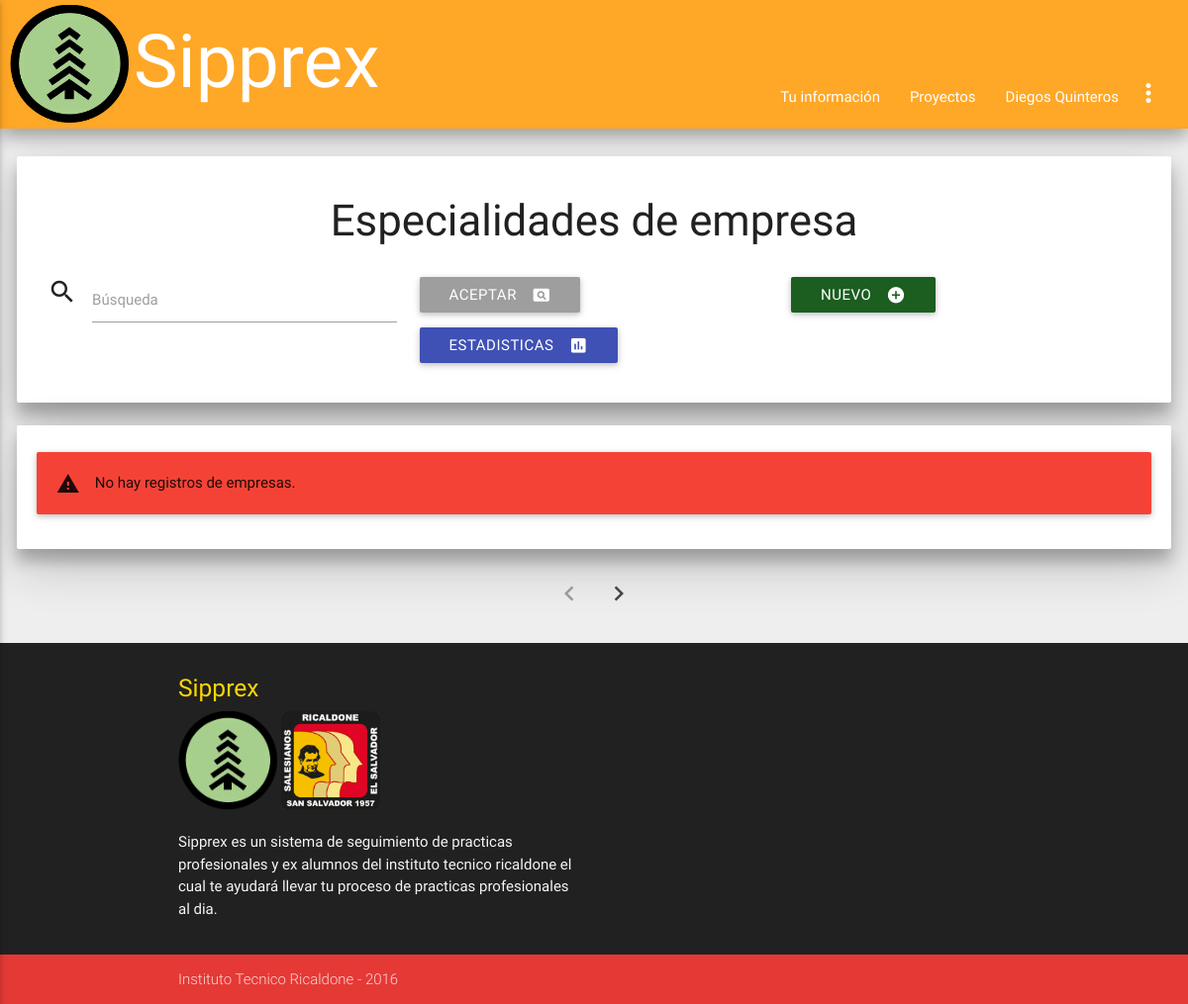
The page /admin/empresaes_read.php (signed in) on the database as committed earlier.
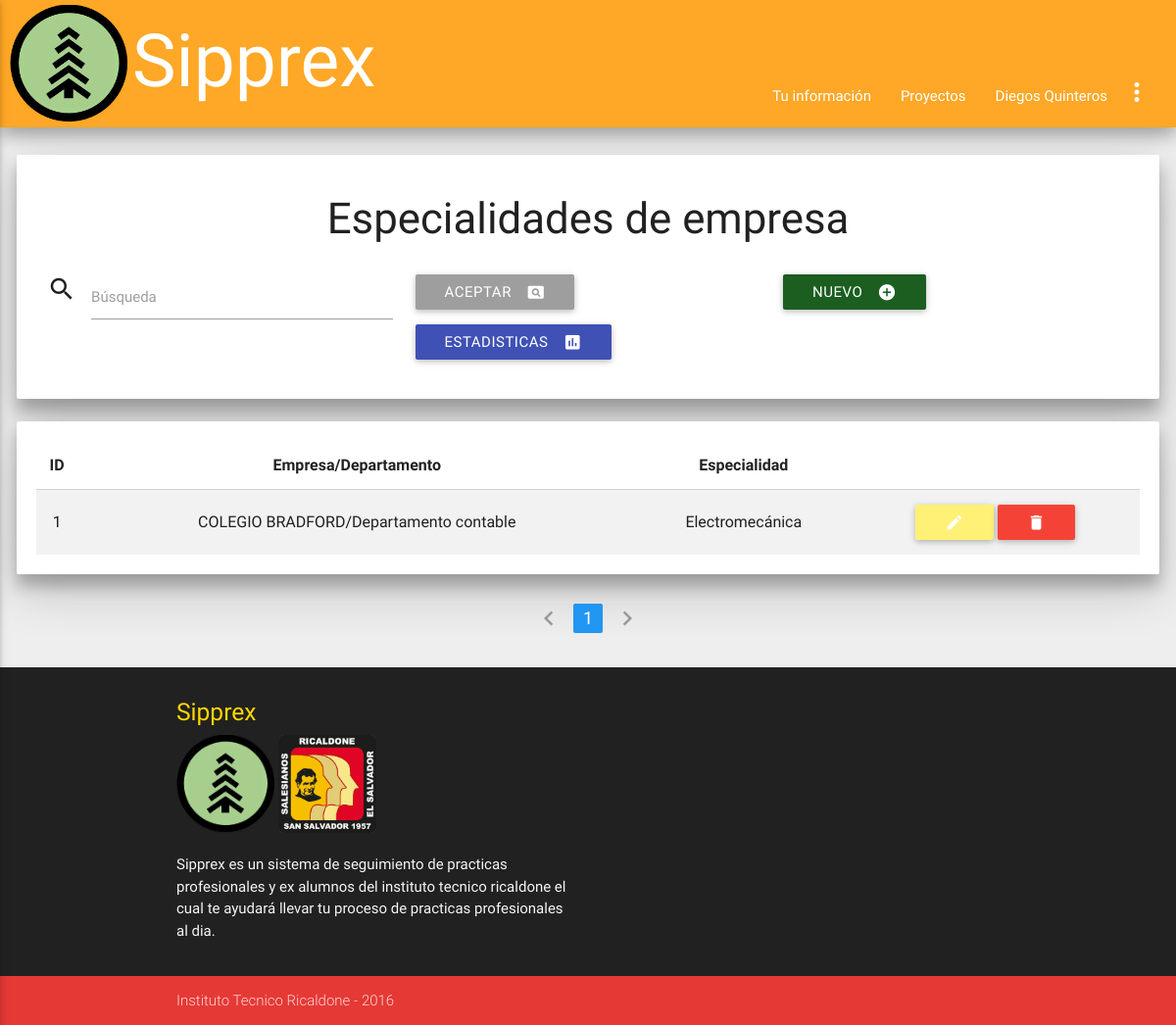
The same page on the database as committed later.
### tables this page shows
CREATE TABLE `espeempresa` (
  `id_espeempresa` int(11) NOT NULL,
  `empresa` int(11) NOT NULL,
  `especialidad` int(11) NOT NULL
);

CREATE TABLE `empresas` (
  `id_empresa` int(11) NOT NULL,
  `nombre_empresa` varchar(83) NOT NULL,
  `rubro` varchar(73) NOT NULL,
  `direccion` varchar(158) NOT NULL,
  `telefono` int(9) NOT NULL,
  `contacto` varchar(50) NOT NULL,
  `correo` varchar(49) NOT NULL,
  `codigo_empresa` varchar(30) DEFAULT NULL,
  `contraseña_empre` varchar(100) DEFAULT NULL
);

CREATE TABLE `departamentosempre` (
  `id_depar` int(7) NOT NULL,
  `departamento` varchar(25) NOT NULL,
  `encargado` varchar(30) DEFAULT NULL,
  `telefono_encargado` varchar(18) DEFAULT NULL,
  `empresa` int(11) DEFAULT NULL
);

CREATE TABLE `especialidades` (
  `id_especialidad` int(2) NOT NULL,
  `especialidad` varchar(30) DEFAULT NULL
);

### bibliotecas/conexion.php (called while the page is built, shortened)
<?php
class Database
{
    private static $connection;
    private static function connect()
    {
        $server = 'localhost';
        $database = 'ssppea';
        $username = 'admin_sipprex';
        $password = 'sipprexricaldone';
        $options = array(PDO::MYSQL_ATTR_INIT_COMMAND => "set names utf8");
        self::$connection = null;
        try
        {
            self::$connection = new PDO("mysql:host=".$server."; dbname=".$database, $username, $password, $options);
            self::$connection->setAttribute(PDO::ATTR_ERRMODE, PDO::ERRMODE_EXCEPTION);
        }
        catch(PDOException $exception)
        {
            die($exception->getMessage());
        }
    }
    private static function desconnect()
    {
        self::$connection = null;
    }
    public static function getRow($query, $values)
    {
        $statement = self::$connection->prepare($query);
        $statement->execute($values);
        return $statement->fetch(PDO::FETCH_BOTH);
    }
    public static function getRows($query, $values)
    {
        $statement = self::$connection->prepare($query);
        $statement->execute($values);
        return $statement->fetchAll(PDO::FETCH_BOTH);
    }
}
?>

### admin/empresaes_read.php (the view, shortened to what the changed rows need)
<html>
  <?php
  require("../bibliotecas/conexion.php");
   ?>
    <head>
      <?php
      include("../inc/styles.php");
      ?>
    </head>
<body class='grey lighten-3'>
<?php
include("../inc/nav.php");
?>
<div class='card-panel paneles z-depth-3'>
<?php
$page = null;
if($page == null) {
    $page = 1;
}
if($page == "" || $page == "1")
{
    $page1 = 0;
}
else {
    $page1 = ($page*20)-20;
}
if(!empty($_POST))
{
	$search = strip_tags(trim($_POST['buscar']));
	$sql = "SELECT id_espeempresa, especialidades.especialidad, empresas.nombre_empresa, departamentosempre.departamento FROM espeempresa, empresas, especialidades, departamentosempre WHERE espeempresa.empresa = departamentosempre.id_depar AND departamentosempre.empresa = empresas.id_empresa AND espeempresa.especialidad = especialidades.id_especialidad AND empresa LIKE ? ORDER BY empresas.nombre_empresa LIMIT $page1,20";
	$params = array("%$search%");
}
else
{
	$sql = "SELECT id_espeempresa, especialidades.especialidad, empresas.nombre_empresa, departamentosempre.departamento FROM espeempresa, empresas, especialidades, departamentosempre WHERE  espeempresa.empresa = departamentosempre.id_depar AND departamentosempre.empresa = empresas.id_empresa AND espeempresa.especialidad = especialidades.id_especialidad ORDER BY empresas.nombre_empresa LIMIT $page1,20";
	$params = null;
}
$data = Database::getRows($sql, $params);
if($data != null)
{
	$tabla = 	"<table class='centered striped'>
					<thead>
			    		<tr>
				    		<th>ID</th>
				    		<th>Empresa/Departamento</th>
				    		<th>Especialidad</th>
			    		</tr>
		    		</thead>
		    		<tbody>";
		foreach($data as $row)
		{
	        $tabla .=	"<tr>
	            			<td>".htmlspecialchars($row['id_espeempresa'])."</td>
	            			<td>".htmlspecialchars($row['nombre_empresa'])."/".htmlspecialchars($row['departamento'])."</td>
	            			<td>".htmlspecialchars($row['especialidad'])."</td>
	            			<td>
	            				<a href='empresaes_save.php?id=".base64_encode(htmlspecialchars($row['id_espeempresa']))."' class='btn  yellow lighten-2'><i class='material-icons'>edit</i></a>
								<a href='empresaes_delete.php?id=".base64_encode(htmlspecialchars($row['id_espeempresa']))."' class='btn red'><i class='material-icons'>delete</i></a>
							</td>
	        			</tr>";
		}
		$tabla .= 	"</tbody>
    			</table>";
	print($tabla);
}
else
{
	print("<div class='card-panel red'><i class='material-icons left'>warning</i>No hay registros de empresas.</div>");
}
?>
</div>
<ul class="pagination center-align">
	<?php
	$cons2 = ("SELECT COUNT(id_espeempresa) FROM espeempresa");
            $parametros = null;
            $filas = Database::getRow($cons2, $parametros);
            $filas = $filas[0]/20;
            $filas = ceil($filas);
                if($page == 1)
                {
                    $pagi = "<li class='disabled'><a><i class='material-icons'>chevron_left</i></a></li>";
                }
                else {
                    $page2 = $page - 1;
                    $pagi = "<li class='waves-efect'><a href='empresaes_read.php?page=".base64_encode($page2)."'><i class='material-icons'>chevron_left</i></a></li>";
                }
                for($i = 1; $i<=$filas; $i++) {
                    if($page==$i)
                    {
                     $pagi .= "<li class='active blue'><a href='empresaes_read.php?page=".base64_encode($i)."'>$i</a></li>";
                    }
                    else{
                        $pagi .= "<li class='waves-effect'><a href='empresaes_read.php?page=".base64_encode($i)."'>$i</a></li>";
                    }
                }
                if($page == $filas)
                {
                    $pagi .= "<li class='disabled'><a><i class='material-icons'>chevron_right</i></a></li>";
                }
                else {
                    $page2 = $page + 1;
                    $pagi .= "<li class='waves-efect'><a href='empresaes_read.php?page=".base64_encode($page2)."'><i class='material-icons'>chevron_right</i></a></li>";
                }
                print($pagi);
	?>
</ul>
	</body>
</html>

Rows that differ between the two databases and show on the page:
added espeempresa: id_espeempresa "1", empresas.nombre_empresa "COLEGIO BRADFORD", empresa.departamento "Departamento contable", especialidad.especialidad "Electromecánica"
Other text that changed with them:
text no longer shown: "No hay registros de empresas."
text now shown: "ID Empresa/Departamento Especialidad"
new list line: "1"
